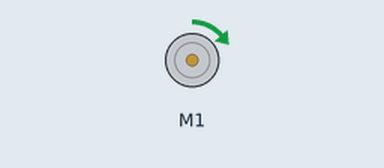
The sketch below on a simulated Arduino Uno, built with avr-gcc and run on an emulated ATmega328P. Shown: DC motor (green arrow = forward, orange = backward, longer = faster). What the sketch prints to the serial monitor is not drawn.

Above: at 1.2 s.
Timing chart, 0 to 6.6 s (numbered marks = the images above):
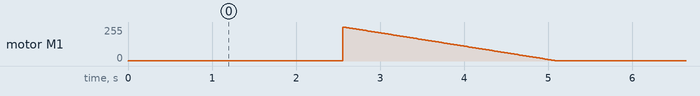

The sketch:

MotorRunRobot.ino
```cpp
#include <Wire.h>
#include <Adafruit_MotorShield.h>

//create the motor shield object with the default 12C address
Adafruit_MotorShield AFMS = Adafruit_MotorShield();

//select which 'port' M1, M2, M3, M4. In this case M4
Adafruit_DCMotor *myMotor = AFMS.getMotor(1);

void setup()
{
  Serial.begin(9600);       //set up Serial library at 9600 bps
  Serial.println("Motorshield - Let's run some DC motors!");

  AFMS.begin(); // create with the default frequency 1.6KHz

  //set the speed to start, from 0 (off) to 255 (max speed)
  myMotor->setSpeed(150);
  myMotor->run(FORWARD);
  //turn on motor
  myMotor->run(RELEASE);
}

void loop()
{
  uint8_t i;
  Serial.print("forward");
  myMotor->run(FORWARD);
  //keep increasing the motor speed forward
  for (i=0; i<255; i++)
  {
    myMotor->setSpeed(1);
    delay(10);
  }

  //keep decreasing the motor speed forward
  for (i=255; i!=0; i--)
  {
    myMotor->setSpeed(i);
    delay(10);
  }

}
```
